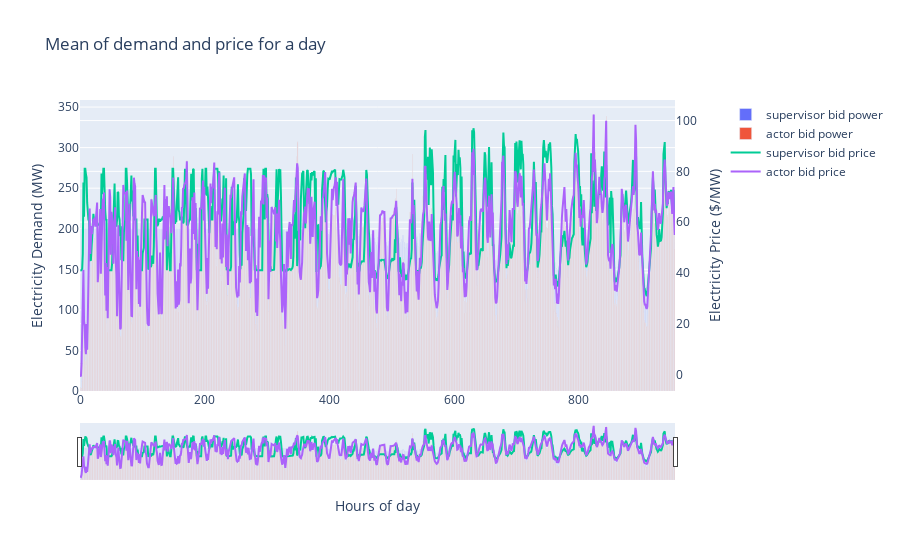

The code cell stored with this chart in its notebook:
### Code cell
fig = make_subplots(specs=[[{"secondary_y": True}]])
fig.add_trace(go.Bar(x=results['timestamp'].index, y=results['b_fcas_power'], name='supervisor bid power'), secondary_y=False)
fig.add_trace(go.Bar(x=results['timestamp'].index, y=results['b_fcas_actor_power'], name='actor bid power'), secondary_y=False)

fig.add_trace(go.Scatter(x=results['timestamp'].index, y=results['b_fcas_price'], name='supervisor bid price'), secondary_y=True)
fig.add_trace(go.Scatter(x=results['timestamp'].index, y=results['b_fcas_actor_price'], name='actor bid price'), secondary_y=True)


# Add figure title
fig.update_layout(
    title_text="Mean of demand and price for a day",
    xaxis_rangeslider_visible=True,
)

# Set x-axis title
fig.update_xaxes(title_text="Hours of day")

# Set y-axes titles
fig.update_yaxes(title_text="Electricity Demand (MW)", secondary_y=False)
fig.update_yaxes(title_text="Electricity Price ($/MW)", secondary_y=True)

fig.show()

### Figure 1 — Plotly figure (JSON) as saved in the notebook; plotly's stock layout.template omitted (floating-point values rounded to 4 significant figures; data arrays with more than 128 entries replaced by an {"elided": "..."} marker saying what was removed)
{"data": [{"name": "supervisor bid power", "type": "bar", "x": {"elided": "955 int values"}, "xaxis": "x", "y": {"elided": "955 float values"}, "yaxis": "y"}, {"name": "actor bid power", "type": "bar", "x": {"elided": "955 int values"}, "xaxis": "x", "y": {"elided": "955 float values"}, "yaxis": "y"}, {"name": "supervisor bid price", "type": "scatter", "x": {"elided": "955 int values"}, "xaxis": "x", "y": {"elided": "955 float values"}, "yaxis": "y2"}, {"name": "actor bid price", "type": "scatter", "x": {"elided": "955 int values"}, "xaxis": "x", "y": {"elided": "955 float values"}, "yaxis": "y2"}], "layout": {"title": {"text": "Mean of demand and price for a day"}, "xaxis": {"anchor": "y", "domain": [0, 0.94], "rangeslider": {"visible": true}, "title": {"text": "Hours of day"}}, "yaxis": {"anchor": "x", "domain": [0, 1], "title": {"text": "Electricity Demand (MW)"}}, "yaxis2": {"anchor": "x", "overlaying": "y", "side": "right", "title": {"text": "Electricity Price ($/MW)"}}}}
